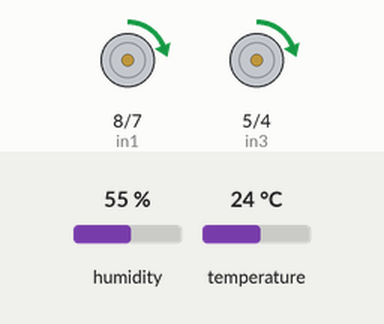
A sketch run on a simulated Arduino Uno, built with avr-gcc and run on an emulated ATmega328P. Parts: motor-driver pin pairs drawn as motors (green arrow = first pin HIGH = forward, orange = second pin HIGH = backward, longer = more drive, scaled by the enable pin). The inputs (shaded band) are chosen by the test bench; at power-on: humidity 55 %, temperature 24 °C. What the sketch prints to the serial monitor is not drawn.

Above: at 4.8 s.
4.9 s: humidity set to 22 %
7.9 s: temperature set to 12 °C
Timing chart, 0 to 10.9 s (numbered marks = the images above; inputs shaded):
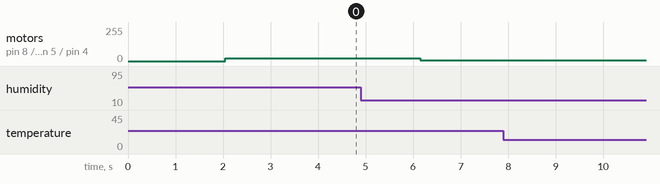

The sketch:

heating_pads_and_humidity.ino
```cpp
#include "DHT.h"

#define DHTPIN 10    // Digital pin connected to the DHT sensor
// Feather HUZZAH ESP8266 note: use pins 3, 4, 5, 12, 13 or 14 --
// Pin 15 can work but DHT must be disconnected during program upload.

// Uncomment whatever type you're using!
#define DHTTYPE DHT11     // DHT 11

DHT dht(DHTPIN, DHTTYPE);

// Motor A connections
int enA = 9;
int in1 = 8;
int in2 = 7;
// Motor B connections
int enB = 3;
int in3 = 5;
int in4 = 4;

void setup() {
  Serial.begin(9600);
	// Set all the motor control pins to outputs
	pinMode(enA, OUTPUT);
	pinMode(enB, OUTPUT);
	pinMode(in1, OUTPUT);
	pinMode(in2, OUTPUT);
	pinMode(in3, OUTPUT);
	pinMode(in4, OUTPUT);

	// Turn off motors - Initial state
	digitalWrite(in1, LOW);
	digitalWrite(in2, LOW);
	digitalWrite(in3, LOW);
	digitalWrite(in4, LOW);

  Serial.println(F("DHTxx test!"));

  dht.begin();
}

void loop() {
  delay(2000);

    // Reading temperature or humidity takes about 250 milliseconds!
  // Sensor readings may also be up to 2 seconds 'old' (its a very slow sensor)
  float h = dht.readHumidity();
  // Read temperature as Celsius (the default)
  float t = dht.readTemperature();
  // Read temperature as Fahrenheit (isFahrenheit = true)
  float f = dht.readTemperature(true);

  // Check if any reads failed and exit early (to try again).
  if (isnan(h) || isnan(t) || isnan(f)) {
    Serial.println(F("Failed to read from DHT sensor!"));
    return;
  }

  // Compute heat index in Fahrenheit (the default)
  float hif = dht.computeHeatIndex(f, h);
  // Compute heat index in Celsius (isFahreheit = false)
  float hic = dht.computeHeatIndex(t, h, false);

  Serial.print(F("Humidity: "));
  Serial.print(h);
  Serial.print(F("%  Temperature: "));
  Serial.print(t);
  Serial.print(F("°C "));
  Serial.print(f);
  Serial.print(F("°F  Heat index: "));
  Serial.print(hic);
  Serial.print(F("°C "));
  Serial.print(hif);
  Serial.println(F("°F"));

  directionControl(int(map(constrain(h, 15, 50), 15, 50, 0, 20)));

	//directionControl(int(map(constrain(h, 0, 30), 0, 100, 0, 100)));
	//delay(1000);
	/*
  speedControl();
	delay(1000);
  */
}

// This function lets you control spinning direction of motors
void directionControl(int heat) {
  Serial.print("heat: ");
  Serial.println(heat);
	// Set motors to maximum speed
	// For PWM maximum possible values are 0 to 255
	analogWrite(enA, heat);
	analogWrite(enB, heat);

	// Turn on motor A & B
	digitalWrite(in1, HIGH);
	digitalWrite(in2, LOW);
	digitalWrite(in3, HIGH);
	digitalWrite(in4, LOW);

  /*
  delay(2000);

	// Now change motor directions
	digitalWrite(in1, LOW);
	digitalWrite(in2, HIGH);
	digitalWrite(in3, LOW);
	digitalWrite(in4, HIGH);
	delay(2000);

	// Turn off motors
	digitalWrite(in1, LOW);
	digitalWrite(in2, LOW);
	digitalWrite(in3, LOW);
	digitalWrite(in4, LOW);
  */
}

// This function lets you control speed of the motors
void speedControl() {
	// Turn on motors
	digitalWrite(in1, LOW);
	digitalWrite(in2, HIGH);
	digitalWrite(in3, LOW);
	digitalWrite(in4, HIGH);

  /*
	// Accelerate from zero to maximum speed
	for (int i = 0; i < 256; i++) {
		analogWrite(enA, i);
		analogWrite(enB, i);
		delay(20);
	}

	// Decelerate from maximum speed to zero
	for (int i = 255; i >= 0; --i) {
		analogWrite(enA, i);
		analogWrite(enB, i);
		delay(20);
	}

	// Now turn off motors
	digitalWrite(in1, LOW);
	digitalWrite(in2, LOW);
	digitalWrite(in3, LOW);
	digitalWrite(in4, LOW);
  */
}
```

Measured:
- after the input at 4.9 s, motor on pin 8 (in1) / pin 7 (in2), motor on pin 5 (in3) / pin 4 (in4): forward 20/255 → forward 4/255 after 1.3 s
- after the input at 7.9 s, every drawn part: stays the same
